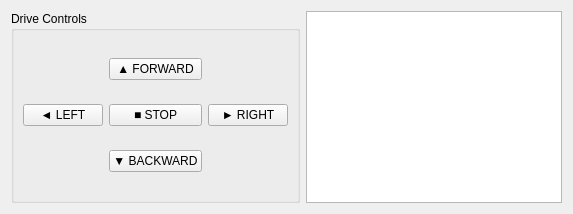
      <widget class="QWidget" name="tabRcCar">
       <attribute name="title"><string>RC Car Controller</string></attribute>
       <layout class="QHBoxLayout" name="hboxRc">
        <item>
         <layout class="QVBoxLayout" name="vboxRcLeft">
          <item>
           <widget class="QGroupBox" name="grpRcControls"><property name="title"><string>Drive Controls</string></property>
            <layout class="QGridLayout" name="gridRcDrive">
             <item row="0" column="1"><widget class="QPushButton" name="btnRcForward"><property name="text"><string>▲ FORWARD</string></property></widget></item>
             <item row="1" column="0"><widget class="QPushButton" name="btnRcLeft"><property name="text"><string>◄ LEFT</string></property></widget></item>
             <item row="1" column="1"><widget class="QPushButton" name="btnRcStop"><property name="text"><string>■ STOP</string></property></widget></item>
             <item row="1" column="2"><widget class="QPushButton" name="btnRcRight"><property name="text"><string>► RIGHT</string></property></widget></item>
             <item row="2" column="1"><widget class="QPushButton" name="btnRcBackward"><property name="text"><string>▼ BACKWARD</string></property></widget></item>
            </layout>
           </widget>
          </item>
         </layout>
        </item>
        <item>
         <layout class="QVBoxLayout" name="vboxRcRight">
          <item><widget class="QTextEdit" name="txtRcLog"><property name="readOnly"><bool>true</bool></property></widget></item>
         </layout>
        </item>
       </layout>
      </widget>
